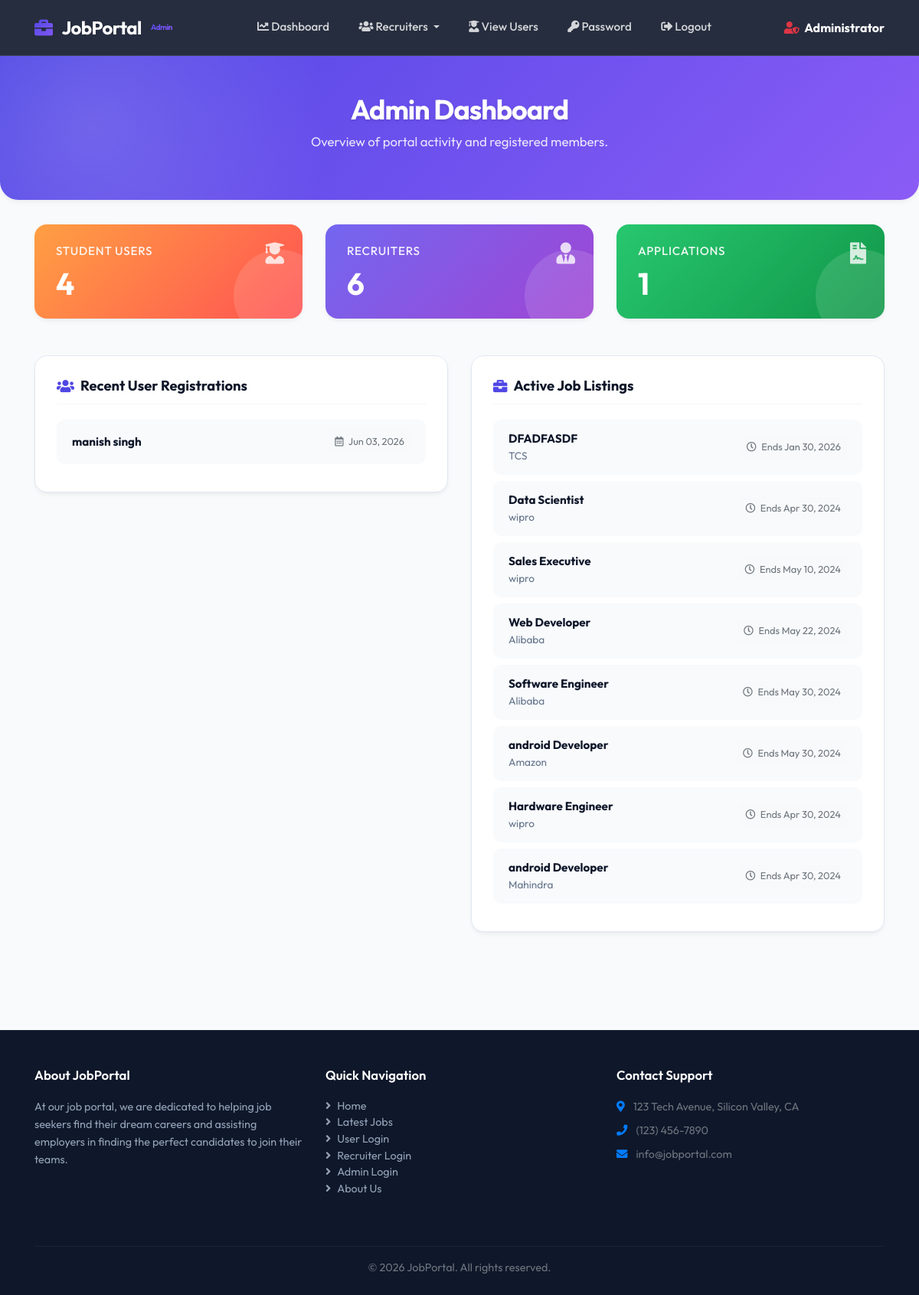
/admin_home, run on the app's committed database.
### jobportal/models.py (models this page shows, shortened)
class Job(models.Model):
    recruiter_user = models.ForeignKey(RecruiterUser, on_delete=models.CASCADE)
    start_date = models.DateField()
    end_date = models.DateField()
    title = models.CharField(max_length=100)
    salary = models.FloatField(max_length=20)
    image = models.FileField()
    description = models.CharField(max_length=300)
    experience = models.CharField(max_length=50)
    location = models.CharField(max_length=110)
    skills = models.CharField(max_length=110)
    creationdate = models.DateField()  # Corrected to DateField

class RecruiterUser(models.Model):
    user = models.ForeignKey(User, on_delete=models.CASCADE)
    mobile = models.CharField(max_length=15, null=True)
    image = models.FileField(null=True)
    gender = models.CharField(max_length=15, null=True)
    company = models.CharField(max_length=110, null=True)
    status = models.CharField(max_length=30, null=True)
    type = models.CharField(max_length=15, null=True)

### jobportal/views.py (the view)
# urls.py: path('admin_home', admin_home, name='admin_home'),
def admin_home(request):
    total_students = StudentUser.objects.count()
    total_recruiters = RecruiterUser.objects.count()
    total_applications = Apply.objects.count()
    thirty_days_ago = datetime.now() - timedelta(days=30)
    recent_users = User.objects.filter(date_joined__gte=thirty_days_ago)
    recent_jobs = Job.objects.order_by('-creationdate')[:10]  # Last 10 jobs
    context = {
        'total_students': total_students,
        'total_recruiters': total_recruiters,
        'total_applications': total_applications,
        'recent_users': recent_users,
        'recent_jobs': recent_jobs,
    }
    return render(request, 'admin_home.html', context)

### jobportal/templates/admin_home.html (shortened to what this page needs)
{% extends 'base.html' %}
{% load static %}
{% block body %}
    {% include 'admin_navigation.html' %}
    <div class="page-header-container animate-fade-in">
        <div class="container">
            <h1 class="page-header-title">Admin Dashboard</h1>
            <p class="page-header-subtitle">Overview of portal activity and registered members.</p>
        </div>
    </div>
    <div class="container animate-fade-in" style="animation-delay: 0.1s;">
        <div class="row">
            <div class="col-md-4">
                <div class="stats-card stats-card-primary">
                    <i class="fas fa-user-graduate stats-icon"></i>
                    <div class="stats-title">Student Users</div>
                    <h3 class="stats-value">{{ total_students }}</h3>
                </div>
            </div>
            <div class="col-md-4">
                <div class="stats-card stats-card-secondary">
                    <i class="fas fa-user-tie stats-icon"></i>
                    <div class="stats-title">Recruiters</div>
                    <h3 class="stats-value">{{ total_recruiters }}</h3>
                </div>
            </div>
            <div class="col-md-4">
                <div class="stats-card stats-card-success">
                    <i class="fas fa-file-contract stats-icon"></i>
                    <div class="stats-title">Applications</div>
                    <h3 class="stats-value">{{ total_applications }}</h3>
                </div>
            </div>
        </div>
        <div class="row mt-4">
            <div class="col-lg-6">
                <div class="recent-list-card">
                    <h4 class="recent-list-title"><i class="fas fa-users"></i> Recent User Registrations</h4>
                    <div class="list-group">
                        {% for user in recent_users %}
                            <div class="list-group-custom-item">
                                <div>
                                    <strong style="color: var(--secondary);">{{ user.first_name }} {{ user.last_name }}</strong>
                                </div>
                                <span class="badge badge-light p-2 font-weight-normal text-muted" style="font-size: 0.8rem;">
                                    <i class="far fa-calendar-alt mr-1"></i> {{ user.date_joined|date:"M d, Y" }}
                                </span>
                            </div>
                        {% empty %}
                            <p class="text-muted text-center py-3">No new users registered recently.</p>
                        {% endfor %}
                    </div>
                </div>
            </div>
            <div class="col-lg-6">
                <div class="recent-list-card">
                    <h4 class="recent-list-title"><i class="fas fa-briefcase"></i> Active Job Listings</h4>
                    <div class="list-group">
                        {% for job in recent_jobs %}
                            <div class="list-group-custom-item">
                                <div>
                                    <strong style="color: var(--secondary);">{{ job.title }}</strong>
                                    <div class="item-meta">{{ job.recruiter_user.company }}</div>
                                </div>
                                <span class="badge badge-light p-2 font-weight-normal text-muted" style="font-size: 0.8rem;">
                                    <i class="far fa-clock mr-1"></i> Ends {{ job.end_date|date:"M d, Y" }}
                                </span>
                            </div>
                        {% empty %}
                            <p class="text-muted text-center py-3">No active job listings.</p>
                        {% endfor %}
                    </div>
                </div>
            </div>
        </div>
    </div>
{% endblock %}

### jobportal/templates/base.html (style rules this page uses)
:root { --primary: #4f46e5; --primary-hover: #4338ca; --secondary: #0f172a; --background: #f8fafc; --card-bg: rgba(255, 255, 255, 0.95); --text-main: #334155; --text-muted: #64748b; --accent-grad: linear-gradient(135deg, #4f46e5, #8b5cf6); --danger-grad: linear-gradient(135deg, #ef4444, #f43f5e); --success-grad: linear-gradient(135deg, #10b981, #059669); --border-radius: 16px; --shadow-sm: 0 1px 3px rgba(0,0,0,0.05); --shadow-md: 0 4px 6px -1px rgba(0,0,0,0.05), 0 2px 4px -1px rgba(0,0,0,0.03); --shadow-lg: 0 10px 15px -3px rgba(0,0,0,0.05), 0 4px 6px -2px rgba(0,0,0,0.03); --shadow-premium: 0 20px 25px -5px rgba(99, 102, 241, 0.1), 0 10px 10px -5px rgba(99, 102, 241, 0.04); }
body { font-family: 'Outfit', sans-serif; background-color: var(--background); color: var(--text-main); min-height: 100vh; display: flex; flex-direction: column; margin: 0; padding: 0; }
.page-header-container { background: var(--accent-grad); color: #ffffff; padding: 3rem 0; text-align: center; border-radius: 0 0 24px 24px; box-shadow: var(--shadow-md); margin-bottom: 2rem; position: relative; overflow: hidden; }
.page-header-container::before { content: ''; position: absolute; top: -50%; left: -30%; width: 80%; height: 200%; background: radial-gradient(circle, rgba(255,255,255,0.15) 0%, transparent 60%); transform: rotate(-15deg); pointer-events: none; }
.page-header-title { font-size: 2.25rem; font-weight: 700; margin: 0; letter-spacing: -0.03em; text-shadow: 0 2px 4px rgba(0, 0, 0, 0.1); }
.page-header-subtitle { font-size: 1.05rem; color: rgba(255, 255, 255, 0.85); margin-top: 0.5rem; font-weight: 400; }
.animate-fade-in { animation: fadeInUp 0.5s ease forwards; }

### jobportal/templates/admin_home.html (style rules this page uses)
.stats-card { border-radius: var(--border-radius); border: none; color: #ffffff; padding: 1.5rem 1.75rem; position: relative; overflow: hidden; margin-bottom: 1.5rem; box-shadow: var(--shadow-md); transition: all 0.3s cubic-bezier(0.4, 0, 0.2, 1); }
.stats-card::before { content: ''; position: absolute; width: 120px; height: 120px; background: rgba(255, 255, 255, 0.12); border-radius: 50%; bottom: -30px; right: -30px; }
.stats-card-primary { background: linear-gradient(135deg, #ff9f43, #ff5252); }
.stats-card-secondary { background: linear-gradient(135deg, #7367f0, #9f44d3); }
.stats-card-success { background: linear-gradient(135deg, #28c76f, #109648); }
.stats-title { font-size: 0.95rem; font-weight: 500; text-transform: uppercase; letter-spacing: 0.05em; margin-bottom: 0.5rem; opacity: 0.9; }
.stats-value { font-size: 2.5rem; font-weight: 700; margin: 0; line-height: 1.1; }
.stats-icon { position: absolute; top: 1.5rem; right: 1.5rem; font-size: 1.75rem; opacity: 0.8; }
.recent-list-card { background: #ffffff; border-radius: var(--border-radius); border: 1px solid #e2e8f0; box-shadow: var(--shadow-md); padding: 1.75rem; margin-bottom: 2rem; }
.recent-list-title { font-size: 1.15rem; font-weight: 700; color: var(--secondary); margin-bottom: 1.25rem; padding-bottom: 0.75rem; border-bottom: 1px solid #f1f5f9; display: flex; align-items: center; }
.recent-list-title i { color: var(--primary); margin-right: 0.5rem; }
.list-group-custom-item { border: none; border-radius: 10px !important; margin-bottom: 0.5rem; background-color: #f8fafc; transition: background-color 0.2s; padding: 0.9rem 1.25rem; display: flex; justify-content: space-between; align-items: center; font-size: 0.95rem; }
.item-meta { font-size: 0.85rem; color: var(--text-muted); }

### data on the page
Job: title "DFADFASDF", recruiter_user.company "TCS", end_date "Jan 30, 2026"
Job: title "Data Scientist", recruiter_user.company "wipro", end_date "Apr 30, 2024"
Job: title "Sales Executive", recruiter_user.company "wipro", end_date "May 10, 2024"
Job: title "Web Developer", recruiter_user.company "Alibaba", end_date "May 22, 2024"
Job: title "Software Engineer", recruiter_user.company "Alibaba", end_date "May 30, 2024"
Job: title "android Developer", recruiter_user.company "Amazon", end_date "May 30, 2024"
Job: title "Hardware Engineer", recruiter_user.company "wipro", end_date "Apr 30, 2024"
Job: title "android Developer", recruiter_user.company "Mahindra", end_date "Apr 30, 2024"

### other printed values
{{ total_students }} "4"
{{ total_recruiters }} "6"
{{ total_applications }} "1"
{{ user.first_name }} "manish"
{{ user.last_name }} "singh"
{{ user.date_joined|date:"M d, Y" }} "Jun 03, 2026"
